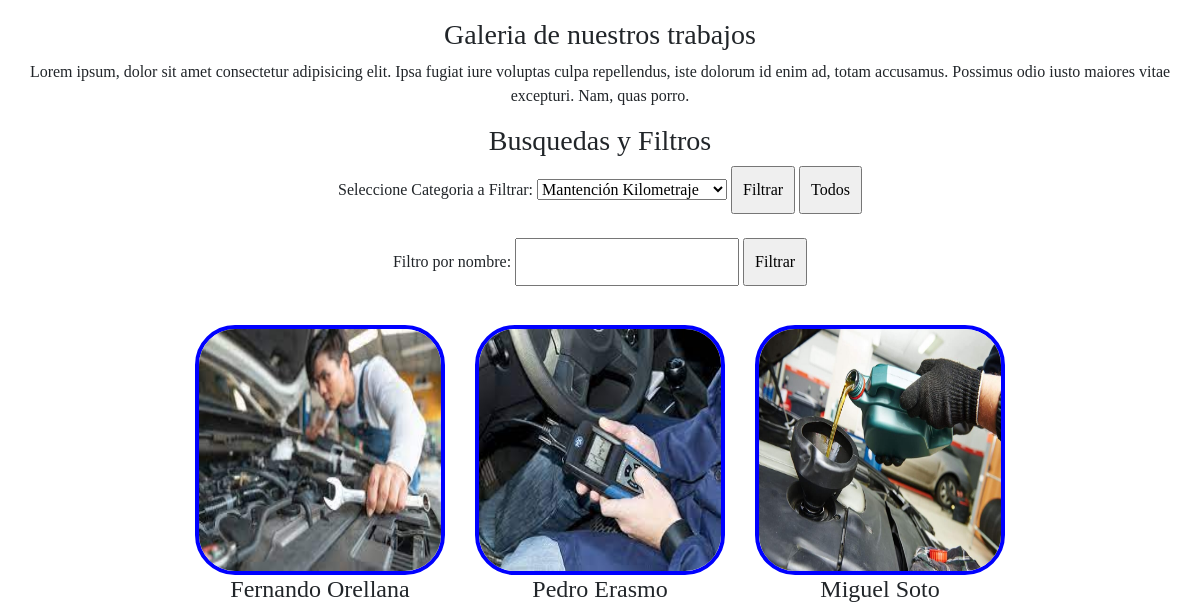
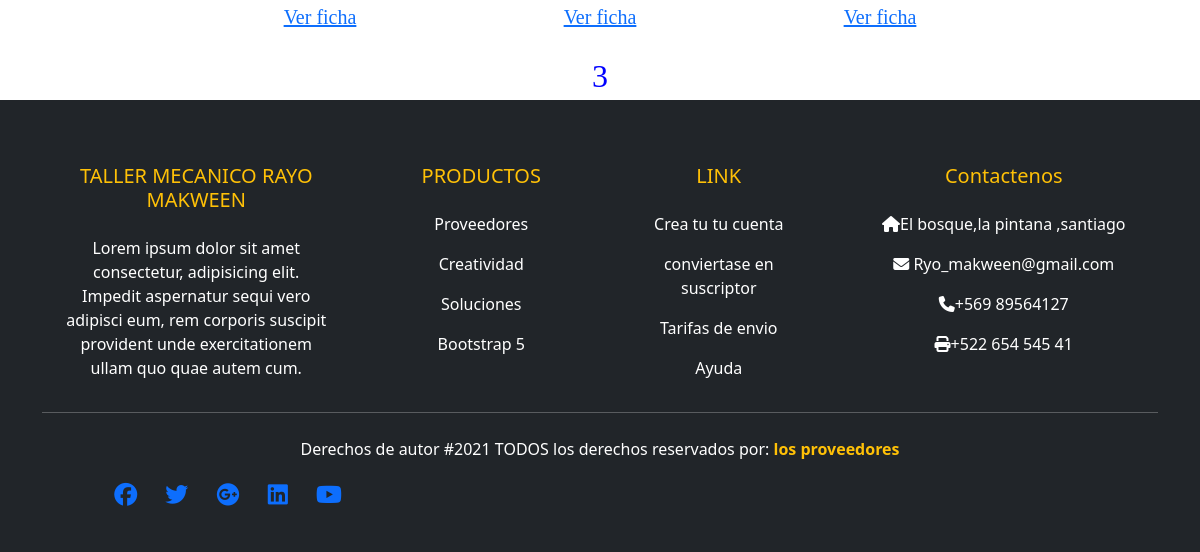
/galeria/ (lower part), run on an earlier commit of the app's database (2 pictures, top to bottom).
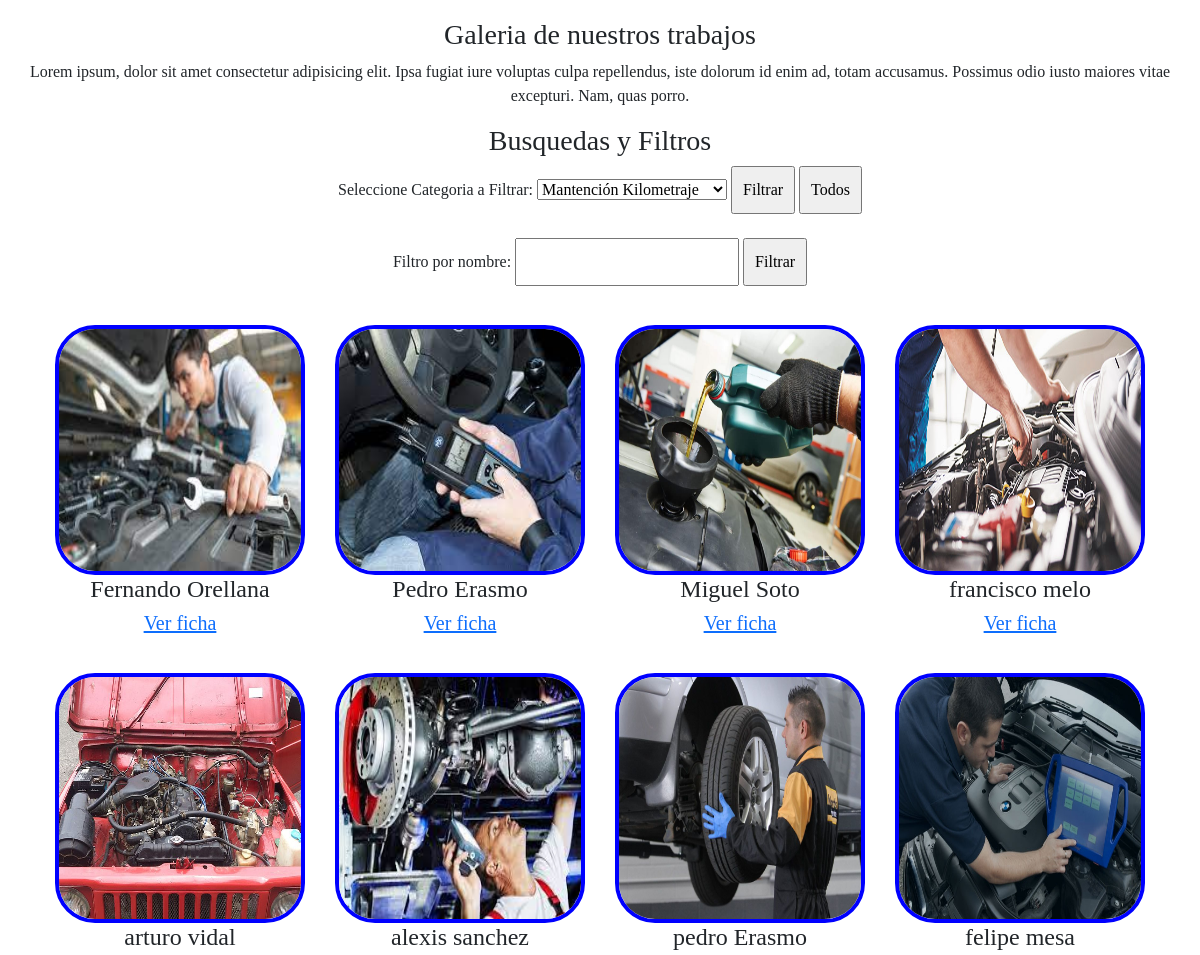
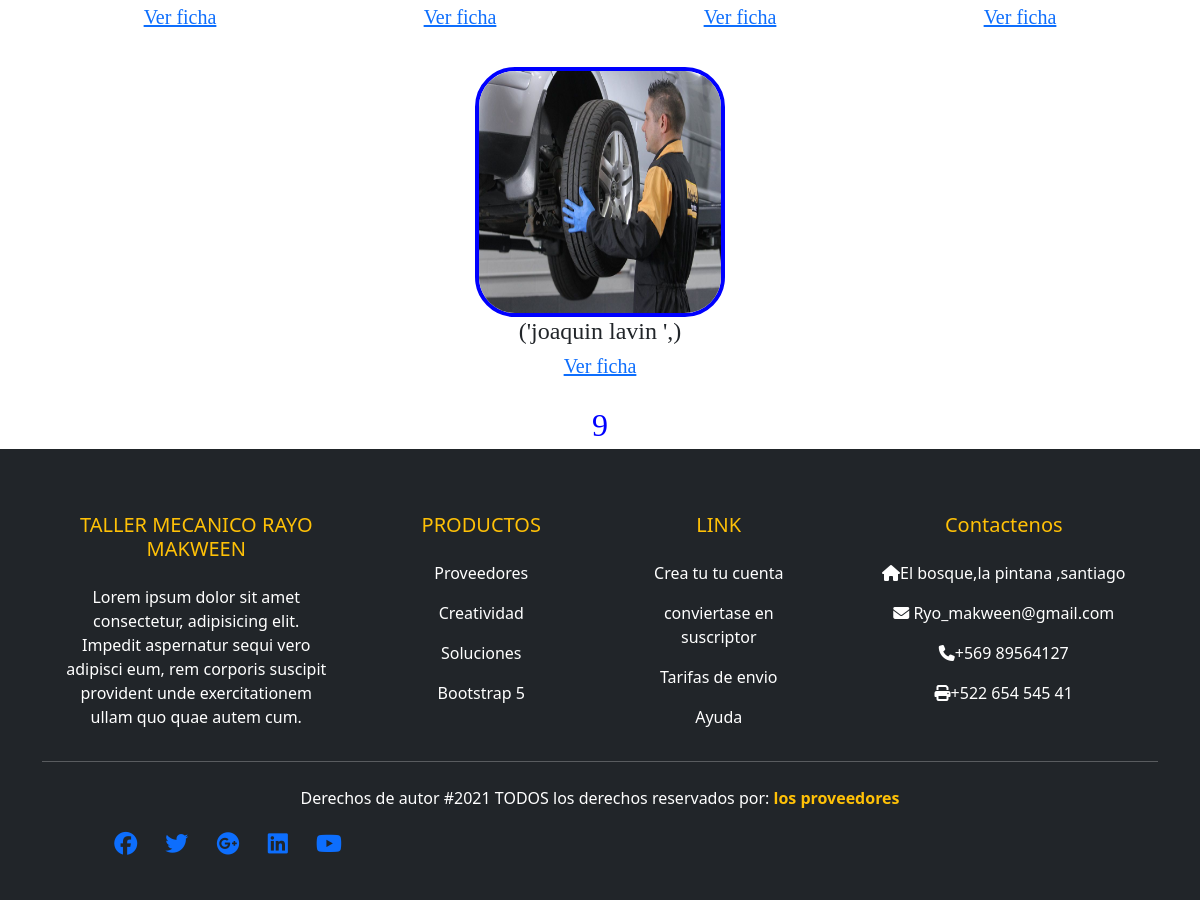
And on a later commit of the database (2 pictures, top to bottom).
### webRayoMakween/models.py (models this page shows, shortened)
class Mecanico(models.Model):
    nombre = models.CharField(primary_key=True,max_length=25)
    descripcion = models.TextField()
    imagen = models.ImageField(upload_to='mecanicos',default='mecanicos/no_hay_imagen.jpg')
    categoria = models.ForeignKey(Categoria,on_delete=models.CASCADE)
    publicar = models.BooleanField(default=False)
    comentario = models.TextField(default='--')
    usuario = models.CharField(max_length=45,default='--')
    dueno = models.CharField(max_length=45,default='--')

### webRayoMakween/views.py (the view)
# urls.py: path('galeria/',galeria, name='GALERIA'),
def galeria(request):
    mecanicos = Mecanico.objects.filter(publicar=True)
    cant = Mecanico.objects.filter(publicar=True).count()
    categorias = Categoria.objects.all()
    datos = {"mecanicos":mecanicos,"categorias":categorias,"cantidad":cant}
    return render(request,"galeria.html",datos)

### webRayoMakween/templates/galeria.html (shortened to what this page needs)
{% extends "base.html" %}
{% load static %}
{% block css %}
<link rel="stylesheet" href="{% static 'dist/css/lightbox.css' %}">
{% endblock css %}
{% block contenido %}
<section id="blog">
    <h3 style="text-align: center; margin-top: 20px;">Galeria de nuestros trabajos</h3>
    <p>Lorem ipsum, dolor sit amet consectetur adipisicing elit. Ipsa fugiat iure voluptas culpa repellendus, iste
        dolorum id enim ad, totam accusamus. Possimus odio iusto maiores vitae excepturi. Nam, quas porro.</p>
    <h3>Busquedas y Filtros</h3>
    <form action="{% url 'FILTRO_CATEGORIA' %}" method="post">
        Seleccione Categoria a Filtrar:
        <select name="cboCategoria" id="cboCategoria">
            {% for reg in categorias %}
            <option value="{{reg.nombre}}">{{reg.nombre}}</option>
            {% endfor %}
        </select>
        <input type="submit" value="Filtrar">
        <input type="button" value="Todos" onclick="javascipt:location.href='/galeria/'">
    </form>
    <br>
    <form action="{% url 'FILTRO_NOMBRE' %}" method="post">
        Filtro por nombre:
        <input type="text" name="textNombre" id="textNombre">
        <input type="submit" value="Filtrar">
    </form>
<br>
    <div class="contenedor">
        {% for reg in mecanicos %}
        <article>
            <a href="{{reg.imagen.url}}" data-lightbox="mecanicos" data-title="{{reg.descripcion}}">
                <img src="{{reg.imagen.url}}" alt="">
            </a>
            <h4>{{reg.nombre}}</h4>
            <h5>
                <a href="/ficha/{{reg.nombre}}/">Ver ficha</a>
            </h5>
        </article>
        {% endfor %}
    </div>
    <div style="text-align: center; color: blue;font-size: xx-large;">
        {{cantidad}}
    </div>
</section>
{% endblock contenido %}

### webRayoMakween/templates/base.html (shortened to what this page needs)
{% load static %}
<!DOCTYPE html>
<html lang="en">
<head>
  <link rel="stylesheet" href="{% static 'css/estilos.css' %}">
  <link rel="stylesheet" href="{% static 'css/fontello.css' %}">
  <link rel="stylesheet" href="{% static 'bootstrap-5.0.0-beta3-dist/css/bootstrap.min.css' %}">
  <link rel="stylesheet"
    href="{% static 'https://cdnjs.cloudflare.com/ajax/libs/font-awesome/5.15.3/css/all.min.css' %}">
  <link href="{% static 'https://cdn.jsdelivr.net/npm/bootstrap@5.0.2/dist/css/bootstrap.min.css' %}" rel="stylesheet"
>
  {% block css %}
  {% endblock css %}
  {% load pwa %}
</head>
<body>
  <main>
    {% block contenido %}
    {% endblock contenido %}
  </main>
  <footer>
    <div class="bg-dark text-white pt-5 pb-4">
      <div class="container text-center text-md-left">
        <div class="row text-center text-md-left">
          <div class="col-md-3 col-lg-3 col-xl-3 mx-auto mt-3">
            <h5 class="text-uppercase mb-4 font-weight-bold text-warning">Taller Mecanico Rayo Makween</h5>
            <p>Lorem ipsum dolor sit amet consectetur, adipisicing elit. Impedit aspernatur sequi vero adipisci eum, rem
              corporis suscipit provident unde exercitationem ullam quo quae autem cum.</p>
          </div>
          <div class="col-md-2 col-lg-2 col-xl-2 mx-auto mt-3">
            <h5 class="text-uppercase mb-4 font-weight-bold text-warning">PRODUCTOS</h5>
            <p>
              <a href="#" class="text-white" style="text-decoration: none;">Proveedores</a>
            </p>
            <p>
              <a href="#" class="text-white" style="text-decoration: none;">Creatividad</a>
            </p>
            <p>
              <a href="#" class="text-white" style="text-decoration: none;">Soluciones</a>
            </p>
            <p>
              <a href="#" class="text-white" style="text-decoration: none;">Bootstrap 5 </a>
            </p>
          </div>
          <div class="col-md-3 col-lg-2 col-xl-2 mx-auto mt-3">
            <h5 class="text uppercase mb-4 font-weight-bold text-warning">LINK</h5>
            <p>
              <a href="#" class="text-white" style="text-decoration: none;">Crea tu tu cuenta</a>
            </p>
            <p>
              <a href="#" class="text-white" style="text-decoration: none;">conviertase en suscriptor</a>
            </p>
            <p>
              <a href="#" class="text-white" style="text-decoration: none;">Tarifas de envio</a>
            </p>
            <p>
              <a href="#" class="text-white" style="text-decoration: none;">Ayuda</a>
            </p>
          </div>
          <div class="col-md-4 col-lg-3 col-xl-3 mx-auto mt-3">
            <h5 class="text uppercase mb-4 font-weight-bold text-warning">Contactenos</h5>
            <p>
              <i class="fas fa-home mr-3"></i>El bosque,la pintana ,santiago
            </p>
            <p>
              <i class="fas fa-envelope mr-3"></i> Ryo_makween@gmail.com
            </p>
            <p>
              <i class="fas fa-phone mr-3"></i>+569 89564127
            </p>
            <p>
              <i class="fas fa-print mr-3"></i>+522 654 545 41
            </p>
          </div>
        </div>
        <hr class="mb-4">
        <div class="row align-items-center">
          <p>Derechos de autor #2021 TODOS los derechos reservados por:
            <a href="#" style="text-decoration: none;">
              <strong class="text-warning">los proveedores</strong>
            </a>
          </p>
        </div>
        <div class="col-md col-lg-4">
          <div class="text-center text-md-right">
            <ul class="list-unstyled list-inline">
              <li class="list-inline-item">
                <a href="#" class="btn-floating btn-sm text white" style="font-size: 23px;"><i
                    class="fab fa-facebook"></i></a>
              </li>
              <li class="list-inline-item">
                <a href="#" class="btn-floating btn-sm text white" style="font-size: 23px;"><i
                    class="fab fa-twitter"></i></a>
              </li>
              <li class="list-inline-item">
                <a href="#" class="btn-floating btn-sm text white" style="font-size: 23px;"><i
                    class="fab fa-google-plus"></i></a>
              </li>
              <li class="list-inline-item">
                <a href="#" class="btn-floating btn-sm text white" style="font-size: 23px;"><i
                    class="fab fa-linkedin"></i></a>
              </li>
              <li class="list-inline-item">
                <a href="#" class="btn-floating btn-sm text white" style="font-size: 23px;"><i
                    class="fab fa-youtube"></i></a>
              </li>
            </ul>
          </div>
        </div>
      </div>
    </div>
  </footer>
</body>
</html>

### webRayoMakween/static/css/formulario.css (style rules this page uses)
input { padding: 10px; margin-top: 10px; }

### webRayoMakween/static/css/blog.css (style rules this page uses)
#blog .contenedor img { width: 250px; height: 250px; border: solid 4px blue; border-radius: 40px; }
#blog { font-family: cursive; text-align: center; margin-top: 20px; }
#blog .contenedor { display: flex; justify-content: center; flex-wrap: wrap; }
#blog .contenedor article { margin:15px; }

What changed in the data, as far as the page shows it:
added Mecanico: imagen (picture), nombre "francisco melo"
added Mecanico: imagen (picture), nombre "arturo vidal"
added Mecanico: imagen (picture), nombre "alexis sanchez"
added Mecanico: imagen (picture), nombre "pedro Erasmo"
added Mecanico: imagen (picture), nombre "felipe mesa"
added Mecanico: imagen (picture), nombre "('joaquin lavin ',)"
Also different on the page:
{{ cantidad }}: "3" → "9"
